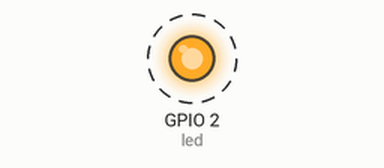
The program below on a simulated ESP8266 board running MicroPython. On the bench: output pins drawn as LEDs (lit = HIGH, except the on-board LED, lit = LOW). Dashed ring = blinking. At 20.0 s the program stops and its outputs stay as they are.

Above: at 0.2 s.
Timing chart, 0 to 3.0 s (numbered marks = the images above):
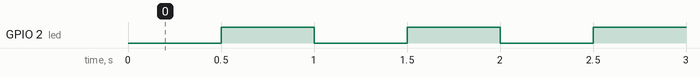

The program:

led_blink.py
```python
# Code to blink the LED on NodeMCU (ESP8266).

import machine, time

led = machine.Pin(2, machine.Pin.OUT)

for i in range(20):
        led.off()
        time.sleep_ms(500)
        led.on()
        time.sleep_ms(500)
```

Measured:
- by itself, GPIO 2 (led): alternates HIGH for 0.50 s and LOW for 0.50 s, 39 changes in all, then stays HIGH
